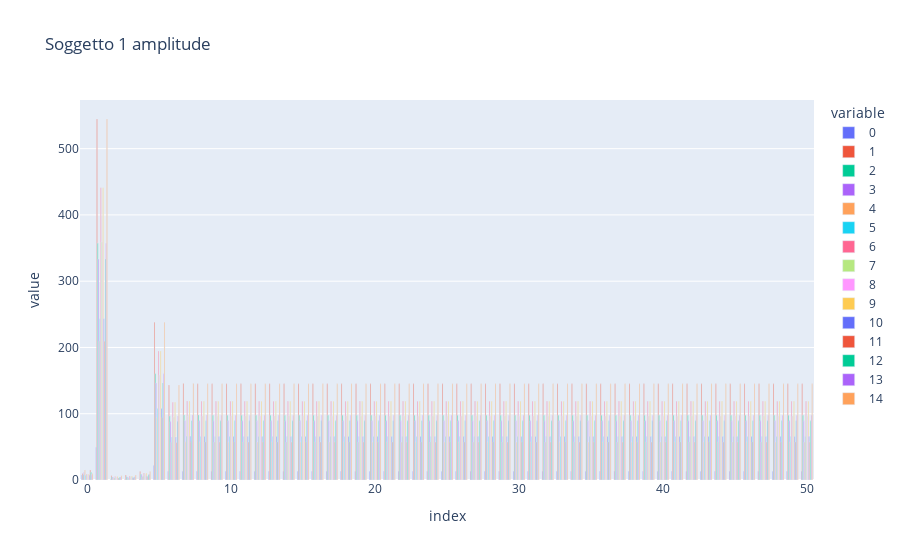

The code cell stored with this chart in its notebook:
### Code cell
# plot ampliture of fourier transform
fig = px.bar(np.abs(df_evolve_1_fft), title='Soggetto 1 amplitude', barmode='group')
fig.show()
# plot frequency of fourier transform
fig = px.bar(np.angle(df_evolve_1_fft), title='Soggetto 2 frequency', barmode='group')
fig.show()

### Figure 1 — Plotly figure (JSON) as saved in the notebook; plotly's stock layout.template omitted (floating-point values rounded to 4 significant figures)
{"data": [{"alignmentgroup": "True", "hovertemplate": "variable=0<br>index=%{x}<br>value=%{y}<extra></extra>", "legendgroup": "0", "marker": {"color": "#636efa", "pattern": {"shape": ""}}, "name": "0", "offsetgroup": "0", "orientation": "v", "showlegend": true, "textposition": "auto", "type": "bar", "x": [0, 1, 2, 3, 4, 5, 6, 7, 8, 9, 10, 11, 12, 13, 14, 15, 16, 17, 18, 19, 20, 21, 22, 23, 24, 25, 26, 27, 28, 29, 30, 31, 32, 33, 34, 35, 36, 37, 38, 39, 40, 41, 42, 43, 44, 45, 46, 47, 48, 49, 50], "xaxis": "x", "y": [7.603, 49.46, 0.5967, 0.6797, 1.174, 21.83, 13.15, 13.37, 13.32, 13.32, 13.32, 13.32, 13.32, 13.32, 13.32, 13.32, 13.32, 13.32, 13.32, 13.32, 13.32, 13.32, 13.32, 13.32, 13.32, 13.32, 13.32, 13.32, 13.32, 13.32, 13.32, 13.32, 13.32, 13.32, 13.32, 13.32, 13.32, 13.32, 13.32, 13.32, 13.32, 13.32, 13.32, 13.32, 13.32, 13.32, 13.32, 13.32, 13.32, 13.32, 13.32], "yaxis": "y"}, {"alignmentgroup": "True", "hovertemplate": "variable=1<br>index=%{x}<br>value=%{y}<extra></extra>", "legendgroup": "1", "marker": {"color": "#EF553B", "pattern": {"shape": ""}}, "name": "1", "offsetgroup": "1", "orientation": "v", "showlegend": true, "textposition": "auto", "type": "bar", "x": [0, 1, 2, 3, 4, 5, 6, 7, 8, 9, 10, 11, 12, 13, 14, 15, 16, 17, 18, 19, 20, 21, 22, 23, 24, 25, 26, 27, 28, 29, 30, 31, 32, 33, 34, 35, 36, 37, 38, 39, 40, 41, 42, 43, 44, 45, 46, 47, 48, 49, 50], "xaxis": "x", "y": [9.251, 544.8, 6.502, 7.411, 12.8, 238.0, 143.3, 145.7, 145.2, 145.2, 145.2, 145.2, 145.2, 145.2, 145.2, 145.2, 145.2, 145.2, 145.2, 145.2, 145.2, 145.2, 145.2, 145.2, 145.2, 145.2, 145.2, 145.2, 145.2, 145.2, 145.2, 145.2, 145.2, 145.2, 145.2, 145.2, 145.2, 145.2, 145.2, 145.2, 145.2, 145.2, 145.2, 145.2, 145.2, 145.2, 145.2, 145.2, 145.2, 145.2, 145.2], "yaxis": "y"}, {"alignmentgroup": "True", "hovertemplate": "variable=2<br>index=%{x}<br>value=%{y}<extra></extra>", "legendgroup": "2", "marker": {"color": "#00cc96", "pattern": {"shape": ""}}, "name": "2", "offsetgroup": "2", "orientation": "v", "showlegend": true, "textposition": "auto", "type": "bar", "x": [0, 1, 2, 3, 4, 5, 6, 7, 8, 9, 10, 11, 12, 13, 14, 15, 16, 17, 18, 19, 20, 21, 22, 23, 24, 25, 26, 27, 28, 29, 30, 31, 32, 33, 34, 35, 36, 37, 38, 39, 40, 41, 42, 43, 44, 45, 46, 47, 48, 49, 50], "xaxis": "x", "y": [7.964, 357.4, 4.381, 4.997, 8.627, 160.4, 96.62, 98.22, 97.92, 97.9, 97.89, 97.89, 97.89, 97.89, 97.89, 97.89, 97.89, 97.89, 97.89, 97.89, 97.89, 97.89, 97.89, 97.89, 97.89, 97.89, 97.89, 97.89, 97.89, 97.89, 97.89, 97.89, 97.89, 97.89, 97.89, 97.89, 97.89, 97.89, 97.89, 97.89, 97.89, 97.89, 97.89, 97.89, 97.89, 97.89, 97.89, 97.89, 97.89, 97.89, 97.89], "yaxis": "y"}, {"alignmentgroup": "True", "hovertemplate": "variable=3<br>index=%{x}<br>value=%{y}<extra></extra>", "legendgroup": "3", "marker": {"color": "#ab63fa", "pattern": {"shape": ""}}, "name": "3", "offsetgroup": "3", "orientation": "v", "showlegend": true, "textposition": "auto", "type": "bar", "x": [0, 1, 2, 3, 4, 5, 6, 7, 8, 9, 10, 11, 12, 13, 14, 15, 16, 17, 18, 19, 20, 21, 22, 23, 24, 25, 26, 27, 28, 29, 30, 31, 32, 33, 34, 35, 36, 37, 38, 39, 40, 41, 42, 43, 44, 45, 46, 47, 48, 49, 50], "xaxis": "x", "y": [11.7, 333.5, 3.998, 4.557, 7.868, 146.3, 88.11, 89.58, 89.3, 89.28, 89.27, 89.27, 89.27, 89.27, 89.27, 89.27, 89.27, 89.27, 89.27, 89.27, 89.27, 89.27, 89.27, 89.27, 89.27, 89.27, 89.27, 89.27, 89.27, 89.27, 89.27, 89.27, 89.27, 89.27, 89.27, 89.27, 89.27, 89.27, 89.27, 89.27, 89.27, 89.27, 89.27, 89.27, 89.27, 89.27, 89.27, 89.27, 89.27, 89.27, 89.27], "yaxis": "y"}, {"alignmentgroup": "True", "hovertemplate": "variable=4<br>index=%{x}<br>value=%{y}<extra></extra>", "legendgroup": "4", "marker": {"color": "#FFA15A", "pattern": {"shape": ""}}, "name": "4", "offsetgroup": "4", "orientation": "v", "showlegend": true, "textposition": "auto", "type": "bar", "x": [0, 1, 2, 3, 4, 5, 6, 7, 8, 9, 10, 11, 12, 13, 14, 15, 16, 17, 18, 19, 20, 21, 22, 23, 24, 25, 26, 27, 28, 29, 30, 31, 32, 33, 34, 35, 36, 37, 38, 39, 40, 41, 42, 43, 44, 45, 46, 47, 48, 49, 50], "xaxis": "x", "y": [15.2, 209.4, 2.565, 2.932, 5.058, 94.06, 56.64, 57.59, 57.41, 57.39, 57.39, 57.39, 57.39, 57.39, 57.39, 57.39, 57.39, 57.39, 57.39, 57.39, 57.39, 57.39, 57.39, 57.39, 57.39, 57.39, 57.39, 57.39, 57.39, 57.39, 57.39, 57.39, 57.39, 57.39, 57.39, 57.39, 57.39, 57.39, 57.39, 57.39, 57.39, 57.39, 57.39, 57.39, 57.39, 57.39, 57.39, 57.39, 57.39, 57.39, 57.39], "yaxis": "y"}, {"alignmentgroup": "True", "hovertemplate": "variable=5<br>index=%{x}<br>value=%{y}<extra></extra>", "legendgroup": "5", "marker": {"color": "#19d3f3", "pattern": {"shape": ""}}, "name": "5", "offsetgroup": "5", "orientation": "v", "showlegend": true, "textposition": "auto", "type": "bar", "x": [0, 1, 2, 3, 4, 5, 6, 7, 8, 9, 10, 11, 12, 13, 14, 15, 16, 17, 18, 19, 20, 21, 22, 23, 24, 25, 26, 27, 28, 29, 30, 31, 32, 33, 34, 35, 36, 37, 38, 39, 40, 41, 42, 43, 44, 45, 46, 47, 48, 49, 50], "xaxis": "x", "y": [7.017, 243.5, 2.946, 3.36, 5.8, 107.9, 64.96, 66.04, 65.83, 65.82, 65.81, 65.81, 65.81, 65.81, 65.81, 65.81, 65.81, 65.81, 65.81, 65.81, 65.81, 65.81, 65.81, 65.81, 65.81, 65.81, 65.81, 65.81, 65.81, 65.81, 65.81, 65.81, 65.81, 65.81, 65.81, 65.81, 65.81, 65.81, 65.81, 65.81, 65.81, 65.81, 65.81, 65.81, 65.81, 65.81, 65.81, 65.81, 65.81, 65.81, 65.81], "yaxis": "y"}, {"alignmentgroup": "True", "hovertemplate": "variable=6<br>index=%{x}<br>value=%{y}<extra></extra>", "legendgroup": "6", "marker": {"color": "#FF6692", "pattern": {"shape": ""}}, "name": "6", "offsetgroup": "6", "orientation": "v", "showlegend": true, "textposition": "auto", "type": "bar", "x": [0, 1, 2, 3, 4, 5, 6, 7, 8, 9, 10, 11, 12, 13, 14, 15, 16, 17, 18, 19, 20, 21, 22, 23, 24, 25, 26, 27, 28, 29, 30, 31, 32, 33, 34, 35, 36, 37, 38, 39, 40, 41, 42, 43, 44, 45, 46, 47, 48, 49, 50], "xaxis": "x", "y": [8.582, 441.2, 5.316, 6.059, 10.46, 194.6, 117.2, 119.1, 118.7, 118.7, 118.7, 118.7, 118.7, 118.7, 118.7, 118.7, 118.7, 118.7, 118.7, 118.7, 118.7, 118.7, 118.7, 118.7, 118.7, 118.7, 118.7, 118.7, 118.7, 118.7, 118.7, 118.7, 118.7, 118.7, 118.7, 118.7, 118.7, 118.7, 118.7, 118.7, 118.7, 118.7, 118.7, 118.7, 118.7, 118.7, 118.7, 118.7, 118.7, 118.7, 118.7], "yaxis": "y"}, {"alignmentgroup": "True", "hovertemplate": "variable=7<br>index=%{x}<br>value=%{y}<extra></extra>", "legendgroup": "7", "marker": {"color": "#B6E880", "pattern": {"shape": ""}}, "name": "7", "offsetgroup": "7", "orientation": "v", "showlegend": true, "textposition": "auto", "type": "bar", "x": [0, 1, 2, 3, 4, 5, 6, 7, 8, 9, 10, 11, 12, 13, 14, 15, 16, 17, 18, 19, 20, 21, 22, 23, 24, 25, 26, 27, 28, 29, 30, 31, 32, 33, 34, 35, 36, 37, 38, 39, 40, 41, 42, 43, 44, 45, 46, 47, 48, 49, 50], "xaxis": "x", "y": [8.142, 359.3, 4.321, 4.922, 8.501, 158.1, 95.2, 96.78, 96.48, 96.46, 96.45, 96.45, 96.45, 96.45, 96.45, 96.45, 96.45, 96.45, 96.45, 96.45, 96.45, 96.45, 96.45, 96.45, 96.45, 96.45, 96.45, 96.45, 96.45, 96.45, 96.45, 96.45, 96.45, 96.45, 96.45, 96.45, 96.45, 96.45, 96.45, 96.45, 96.45, 96.45, 96.45, 96.45, 96.45, 96.45, 96.45, 96.45, 96.45, 96.45, 96.45], "yaxis": "y"}, {"alignmentgroup": "True", "hovertemplate": "variable=8<br>index=%{x}<br>value=%{y}<extra></extra>", "legendgroup": "8", "marker": {"color": "#FF97FF", "pattern": {"shape": ""}}, "name": "8", "offsetgroup": "8", "orientation": "v", "showlegend": true, "textposition": "auto", "type": "bar", "x": [0, 1, 2, 3, 4, 5, 6, 7, 8, 9, 10, 11, 12, 13, 14, 15, 16, 17, 18, 19, 20, 21, 22, 23, 24, 25, 26, 27, 28, 29, 30, 31, 32, 33, 34, 35, 36, 37, 38, 39, 40, 41, 42, 43, 44, 45, 46, 47, 48, 49, 50], "xaxis": "x", "y": [8.142, 359.3, 4.321, 4.922, 8.501, 158.1, 95.2, 96.78, 96.48, 96.46, 96.45, 96.45, 96.45, 96.45, 96.45, 96.45, 96.45, 96.45, 96.45, 96.45, 96.45, 96.45, 96.45, 96.45, 96.45, 96.45, 96.45, 96.45, 96.45, 96.45, 96.45, 96.45, 96.45, 96.45, 96.45, 96.45, 96.45, 96.45, 96.45, 96.45, 96.45, 96.45, 96.45, 96.45, 96.45, 96.45, 96.45, 96.45, 96.45, 96.45, 96.45], "yaxis": "y"}, {"alignmentgroup": "True", "hovertemplate": "variable=9<br>index=%{x}<br>value=%{y}<extra></extra>", "legendgroup": "9", "marker": {"color": "#FECB52", "pattern": {"shape": ""}}, "name": "9", "offsetgroup": "9", "orientation": "v", "showlegend": true, "textposition": "auto", "type": "bar", "x": [0, 1, 2, 3, 4, 5, 6, 7, 8, 9, 10, 11, 12, 13, 14, 15, 16, 17, 18, 19, 20, 21, 22, 23, 24, 25, 26, 27, 28, 29, 30, 31, 32, 33, 34, 35, 36, 37, 38, 39, 40, 41, 42, 43, 44, 45, 46, 47, 48, 49, 50], "xaxis": "x", "y": [8.582, 441.2, 5.316, 6.059, 10.46, 194.6, 117.2, 119.1, 118.7, 118.7, 118.7, 118.7, 118.7, 118.7, 118.7, 118.7, 118.7, 118.7, 118.7, 118.7, 118.7, 118.7, 118.7, 118.7, 118.7, 118.7, 118.7, 118.7, 118.7, 118.7, 118.7, 118.7, 118.7, 118.7, 118.7, 118.7, 118.7, 118.7, 118.7, 118.7, 118.7, 118.7, 118.7, 118.7, 118.7, 118.7, 118.7, 118.7, 118.7, 118.7, 118.7], "yaxis": "y"}, {"alignmentgroup": "True", "hovertemplate": "variable=10<br>index=%{x}<br>value=%{y}<extra></extra>", "legendgroup": "10", "marker": {"color": "#636efa", "pattern": {"shape": ""}}, "name": "10", "offsetgroup": "10", "orientation": "v", "showlegend": true, "textposition": "auto", "type": "bar", "x": [0, 1, 2, 3, 4, 5, 6, 7, 8, 9, 10, 11, 12, 13, 14, 15, 16, 17, 18, 19, 20, 21, 22, 23, 24, 25, 26, 27, 28, 29, 30, 31, 32, 33, 34, 35, 36, 37, 38, 39, 40, 41, 42, 43, 44, 45, 46, 47, 48, 49, 50], "xaxis": "x", "y": [7.017, 243.5, 2.946, 3.36, 5.8, 107.9, 64.96, 66.04, 65.83, 65.82, 65.81, 65.81, 65.81, 65.81, 65.81, 65.81, 65.81, 65.81, 65.81, 65.81, 65.81, 65.81, 65.81, 65.81, 65.81, 65.81, 65.81, 65.81, 65.81, 65.81, 65.81, 65.81, 65.81, 65.81, 65.81, 65.81, 65.81, 65.81, 65.81, 65.81, 65.81, 65.81, 65.81, 65.81, 65.81, 65.81, 65.81, 65.81, 65.81, 65.81, 65.81], "yaxis": "y"}, {"alignmentgroup": "True", "hovertemplate": "variable=11<br>index=%{x}<br>value=%{y}<extra></extra>", "legendgroup": "11", "marker": {"color": "#EF553B", "pattern": {"shape": ""}}, "name": "11", "offsetgroup": "11", "orientation": "v", "showlegend": true, "textposition": "auto", "type": "bar", "x": [0, 1, 2, 3, 4, 5, 6, 7, 8, 9, 10, 11, 12, 13, 14, 15, 16, 17, 18, 19, 20, 21, 22, 23, 24, 25, 26, 27, 28, 29, 30, 31, 32, 33, 34, 35, 36, 37, 38, 39, 40, 41, 42, 43, 44, 45, 46, 47, 48, 49, 50], "xaxis": "x", "y": [15.2, 209.4, 2.565, 2.932, 5.058, 94.06, 56.64, 57.59, 57.41, 57.39, 57.39, 57.39, 57.39, 57.39, 57.39, 57.39, 57.39, 57.39, 57.39, 57.39, 57.39, 57.39, 57.39, 57.39, 57.39, 57.39, 57.39, 57.39, 57.39, 57.39, 57.39, 57.39, 57.39, 57.39, 57.39, 57.39, 57.39, 57.39, 57.39, 57.39, 57.39, 57.39, 57.39, 57.39, 57.39, 57.39, 57.39, 57.39, 57.39, 57.39, 57.39], "yaxis": "y"}, {"alignmentgroup": "True", "hovertemplate": "variable=12<br>index=%{x}<br>value=%{y}<extra></extra>", "legendgroup": "12", "marker": {"color": "#00cc96", "pattern": {"shape": ""}}, "name": "12", "offsetgroup": "12", "orientation": "v", "showlegend": true, "textposition": "auto", "type": "bar", "x": [0, 1, 2, 3, 4, 5, 6, 7, 8, 9, 10, 11, 12, 13, 14, 15, 16, 17, 18, 19, 20, 21, 22, 23, 24, 25, 26, 27, 28, 29, 30, 31, 32, 33, 34, 35, 36, 37, 38, 39, 40, 41, 42, 43, 44, 45, 46, 47, 48, 49, 50], "xaxis": "x", "y": [11.7, 333.5, 3.998, 4.557, 7.868, 146.3, 88.11, 89.58, 89.3, 89.28, 89.27, 89.27, 89.27, 89.27, 89.27, 89.27, 89.27, 89.27, 89.27, 89.27, 89.27, 89.27, 89.27, 89.27, 89.27, 89.27, 89.27, 89.27, 89.27, 89.27, 89.27, 89.27, 89.27, 89.27, 89.27, 89.27, 89.27, 89.27, 89.27, 89.27, 89.27, 89.27, 89.27, 89.27, 89.27, 89.27, 89.27, 89.27, 89.27, 89.27, 89.27], "yaxis": "y"}, {"alignmentgroup": "True", "hovertemplate": "variable=13<br>index=%{x}<br>value=%{y}<extra></extra>", "legendgroup": "13", "marker": {"color": "#ab63fa", "pattern": {"shape": ""}}, "name": "13", "offsetgroup": "13", "orientation": "v", "showlegend": true, "textposition": "auto", "type": "bar", "x": [0, 1, 2, 3, 4, 5, 6, 7, 8, 9, 10, 11, 12, 13, 14, 15, 16, 17, 18, 19, 20, 21, 22, 23, 24, 25, 26, 27, 28, 29, 30, 31, 32, 33, 34, 35, 36, 37, 38, 39, 40, 41, 42, 43, 44, 45, 46, 47, 48, 49, 50], "xaxis": "x", "y": [7.964, 357.4, 4.381, 4.997, 8.627, 160.4, 96.62, 98.22, 97.92, 97.9, 97.89, 97.89, 97.89, 97.89, 97.89, 97.89, 97.89, 97.89, 97.89, 97.89, 97.89, 97.89, 97.89, 97.89, 97.89, 97.89, 97.89, 97.89, 97.89, 97.89, 97.89, 97.89, 97.89, 97.89, 97.89, 97.89, 97.89, 97.89, 97.89, 97.89, 97.89, 97.89, 97.89, 97.89, 97.89, 97.89, 97.89, 97.89, 97.89, 97.89, 97.89], "yaxis": "y"}, {"alignmentgroup": "True", "hovertemplate": "variable=14<br>index=%{x}<br>value=%{y}<extra></extra>", "legendgroup": "14", "marker": {"color": "#FFA15A", "pattern": {"shape": ""}}, "name": "14", "offsetgroup": "14", "orientation": "v", "showlegend": true, "textposition": "auto", "type": "bar", "x": [0, 1, 2, 3, 4, 5, 6, 7, 8, 9, 10, 11, 12, 13, 14, 15, 16, 17, 18, 19, 20, 21, 22, 23, 24, 25, 26, 27, 28, 29, 30, 31, 32, 33, 34, 35, 36, 37, 38, 39, 40, 41, 42, 43, 44, 45, 46, 47, 48, 49, 50], "xaxis": "x", "y": [9.251, 544.8, 6.502, 7.411, 12.8, 238.0, 143.3, 145.7, 145.2, 145.2, 145.2, 145.2, 145.2, 145.2, 145.2, 145.2, 145.2, 145.2, 145.2, 145.2, 145.2, 145.2, 145.2, 145.2, 145.2, 145.2, 145.2, 145.2, 145.2, 145.2, 145.2, 145.2, 145.2, 145.2, 145.2, 145.2, 145.2, 145.2, 145.2, 145.2, 145.2, 145.2, 145.2, 145.2, 145.2, 145.2, 145.2, 145.2, 145.2, 145.2, 145.2], "yaxis": "y"}], "layout": {"barmode": "group", "legend": {"title": {"text": "variable"}, "tracegroupgap": 0}, "title": {"text": "Soggetto 1 amplitude"}, "xaxis": {"anchor": "y", "domain": [0, 1], "title": {"text": "index"}}, "yaxis": {"anchor": "x", "domain": [0, 1], "title": {"text": "value"}}}}
